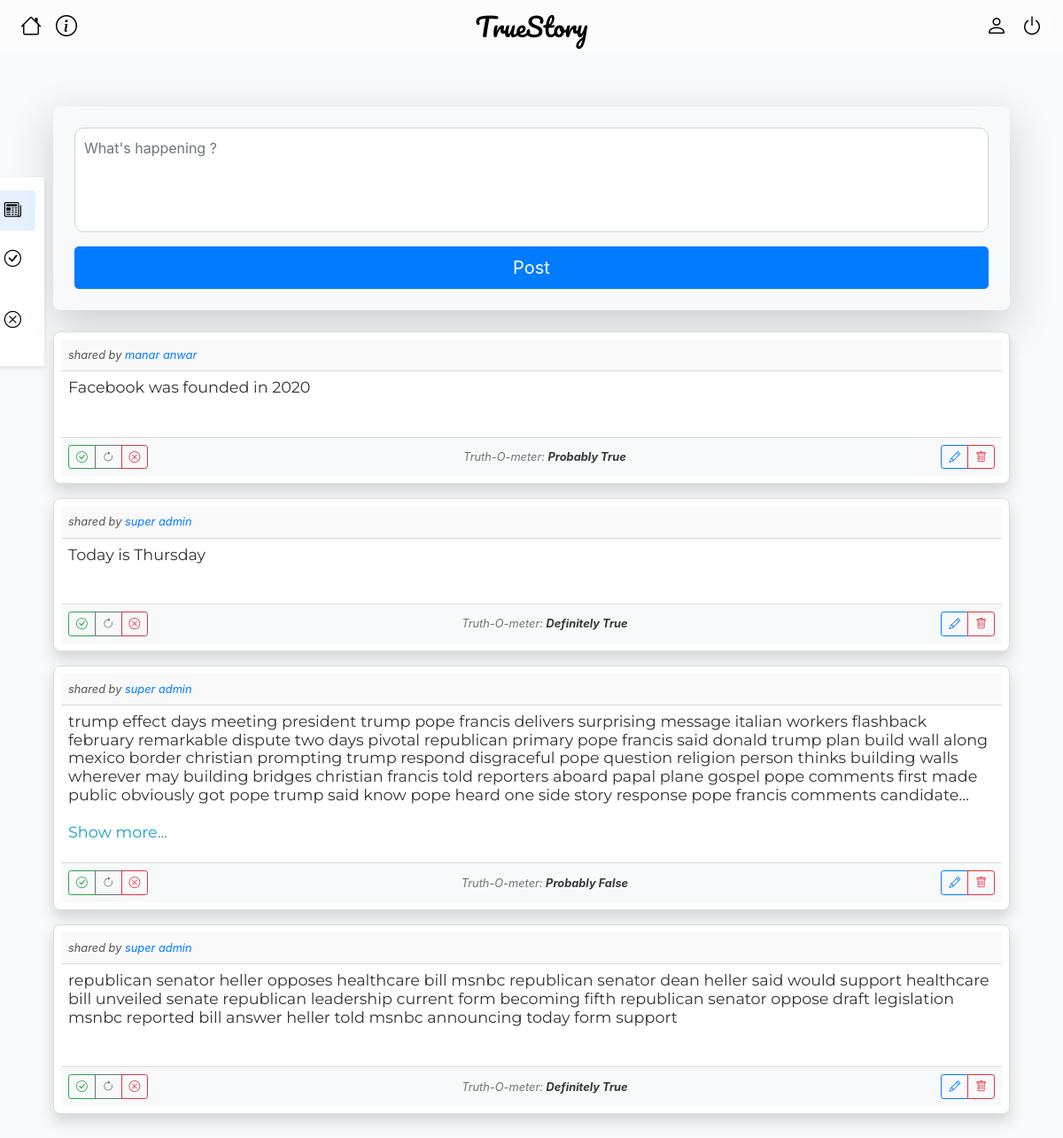
The page / (signed in) on the database its author committed.
### mainapp/models.py (models this page shows, shortened)
class Post(models.Model):
    post_id = models.BigAutoField("Post id",primary_key=True)
    account = models.ForeignKey(Account, on_delete=models.CASCADE,related_name="account")
    post_text = models.TextField("Post Text", max_length=5000)
    true_prob = models.FloatField("Prop",default = -1)
    status = models.CharField(
        max_length=50,
        choices=[(status.name, status.value) for status in Status],
        default=Status.P.value
    )
    checker = models.ForeignKey(Account,null=True, blank=True,on_delete=models.SET_NULL,related_name="checker")
    created_at = models.DateTimeField("Created at", auto_now_add = True)
    updated_at = models.DateTimeField("Updated at", auto_now = True)
    class Meta:
        verbose_name = "Post"
        ordering = ["-post_id"]
    def get_relative_time(self):
        now = datetime.now()
        past_date = self.created_at
        relative_time = DateTimeUtils.relative_datetime(past_date)[0]
        ago = " ago"
        if relative_time == "just now":
            ago =""
        return relative_time+ago

class Account(models.Model):
    user = models.OneToOneField(CustomUser, on_delete=models.CASCADE, primary_key=True)
    first_name = models.CharField("First Name", max_length=100)
    last_name = models.CharField("Last Name", max_length=100)
    date_of_birth = models.DateField("Date Of Birth",)
    gender = models.CharField("Gender", max_length=8, choices=[("MALE", "MALE"), ("FEMALE", "FEMALE")])
    city = models.CharField("City", max_length=50)
    bio = models.TextField("Bio", max_length=1000)
    last_api_call = models.DateTimeField(null=True, blank=True)
    def get_absolute_url(self):
        return reverse("account_detail", kwargs={"pk": self.pk})

### mainapp/views/home.py (the view)
# urls.py: path("", home.index, name="index"),
def index(request):
    nav = request.GET.get('nav', 'posts')
    if nav == 'verified':
        post_list = Post.objects.filter(status=Status.V.value)
    elif nav == 'disproven':
        post_list = Post.objects.filter(status=Status.DP.value)
    else:
        post_list = Post.objects.all()
    paginator = Paginator(post_list, 10)  # Show 10 posts per page
    page_number = request.GET.get('page',1)
    page_obj = paginator.get_page(page_number)
    if int(page_number) > paginator.num_pages or int(page_number) < 1:
        page_obj.object_list = []
    if request.headers.get('x-requested-with') == 'XMLHttpRequest':
        context = {'page_obj': page_obj}
        html_content = render_to_string('mainapp/post/_posts_section.html', context, request=request)
        return JsonResponse({
            'content': html_content,
        })
    context = {
        'page_obj': page_obj,
    }
    return render(request, 'mainapp/index.html', context)

### mainapp/templates/mainapp/index.html (shortened to what this page needs)
{% extends "base.html" %}
{% load static %}
{% block style %}
<link rel="stylesheet" type="text/css" href="{% static 'mainapp/css/post_card2.css' %}">
<link rel="stylesheet" type="text/css" href="{% static 'mainapp/css/side_panel.css' %}">
{% endblock style %}
{% block content %}
<div class="container mt-4 ">
    <div class="card shadow-lg bg-light border-0">
        <div class="card-body p-4">
            {% if user.is_authenticated %}
            <form id="postForm" method="post" action="{% url 'index' %} ">
                <div class="form-group mb-3">
                    <textarea class="form-control" id="post-content" name="post_text" rows="4" maxlength="1000"
                    placeholder="What's happening ?" style="resize: none; border-radius: 10px; padding: 10px;"></textarea>
                </div>
                <button type="submit" class="btn btn-lg btn-block btn-primary">Post</button>
            </form>
            {% endif %}
        </div>
    </div>
    {% include 'mainapp/post/_posts_side_panel.html' %}
    <div id="posts-container" class="mt-4">
        {% include 'mainapp/post/_posts_section.html' %}
    </div>
</div>
{% endblock %}

### mainapp/templates/mainapp/post/_post_card2.html (shortened to what this page needs)
<div class="card mt-3 p-2 shadow" id="post-card-{{post.post_id}}">
    <div class="card-header d-flex justify-content-between p-2">
        <span class="small card-author">shared by <a href="{{ post.account.get_absolute_url }}" >{{ post.account.first_name }} {{ post.account.last_name }}</a></span>
    </div>
    <p class="card-text post-body p-2">
        <span class="post-summary">{{ post.post_text|linebreaksbr }}</span>
        <br><a href="javascript:void(0);" class="see-more text-info">Show more...</a>
    </p>
    <div class="card-footer d-flex justify-content-between align-items-center p-2 bg-light">
        <div class="btn-group" role="group">
            {% if user.is_trusted %}
                {% if not post.checker or post.checker == user.account %}
                    <button type="button" class="btn btn-outline-success btn-sm" onclick="change_status('approve','{{user.id}}','{{post.post_id}}')" title="Verify this post"><i class="bi bi-check-circle"></i></button>
                    <button type="button" class="btn btn-outline-secondary btn-sm" onclick="change_status('reset','{{user.id}}','{{post.post_id}}')" title="Reset"><i class="bi bi-arrow-clockwise"></i></button>
                    <button type="button" class="btn btn-outline-danger btn-sm" onclick="change_status('disapprove','{{user.id}}','{{post.post_id}}')" title="Disapprove this post"><i class="bi bi-x-circle"></i></button>
                {% endif %}
            {% endif %}
        </div>
        <div id="poststatue{{post.post_id}}" class="status text-muted small text-center mx-auto">
            Truth-O-meter: <strong class="text-dark">{{ post.status }}</strong>
        </div>
        <div class="btn-group" role="group">
            {% if post.account.user == user or user.is_staff %}
                <a href="{% url 'post_update' post.post_id 0 %}" class="btn btn-outline-primary btn-sm" title="Edit this post"><i class="bi bi-pencil"></i></a>
                <button type="button" class="btn btn-outline-danger btn-sm" onclick="deletePost('{{ post.post_id|escapejs }}')" title="Delete this post"><i class="bi bi-trash"></i></button>
            {% else %}
                <a disabled href="" class="btn btn-outline-primary btn-sm invisible" title="Edit this post"><i class="bi bi-pencil"></i></a>
                <button disabled type="button" class="btn btn-outline-danger btn-sm invisible" title="Delete this post"><i class="bi bi-trash"></i></button>
            {% endif %}
        </div>
    </div>
</div>

### mainapp/static/mainapp/css/base.css (style rules this page uses)
body { margin: 0; padding: 0; box-sizing: border-box; }

### mainapp/static/mainapp/css/post_card2.css (style rules this page uses)
body { margin: 0; padding: 0; box-sizing: border-box; }
.card { border: 1px solid #ddd; border-radius: 8px; }
.card-header, .card-footer { background-color: #f9f9f9; }
.btn-group .btn { font-size: 0.8rem; padding: 0.2rem 0.5rem; }
.status { font-style: italic; color: #666; width: 30%; }
.text-info { color: #17a2b8; }
.text-muted { color: #888; }
.text-dark { color: #333; }
.post-summary { display: -webkit-box; -webkit-box-orient: vertical; -webkit-line-clamp: 5; display: box; box-orient: vertical; line-clamp: 5; overflow: hidden; text-overflow: ellipsis; }
.post-body { transition: all 0.3s ease-in-out; padding: 40px; font-family: 'Montserrat', sans-serif; border-radius: 8px; color: #333; font-size: 1.1rem; line-height: 1.3rem; }
.see-more, .see-less { color: #007bff; cursor: pointer; }
.card-author { font-style: italic; font-size: 0.8em; color: #555; }

### rows shown on the page
Post: account.first_name "manar", account.last_name "anwar", post_text "Facebook was founded in 2020", status "Probably True"
Post: account.first_name "super", account.last_name "admin", post_text "Today is Thursday", status "Definitely True"
Post: account.first_name "super", account.last_name "admin", post_text "trump effect days meeting president trump pope francis delivers surprising message italian workers flashback february remarkable dispute two days pivotal republican primary pope francis said donald trump plan build wall along mexico border christian prompting trump respond disgraceful pope question religion person thinks building walls wherever may building bridges christian francis told reporters aboard papal plane gospel pope comments first made public obviously got pope trump said know pope heard one side story response pope francis comments…", status "Probably False"
Post: account.first_name "super", account.last_name "admin", post_text "republican senator heller opposes healthcare bill msnbc republican senator dean heller said would support healthcare bill unveiled senate republican leadership current form becoming fifth republican senator oppose draft legislation msnbc reported bill answer heller told msnbc announcing today form support", status "Definitely True"
